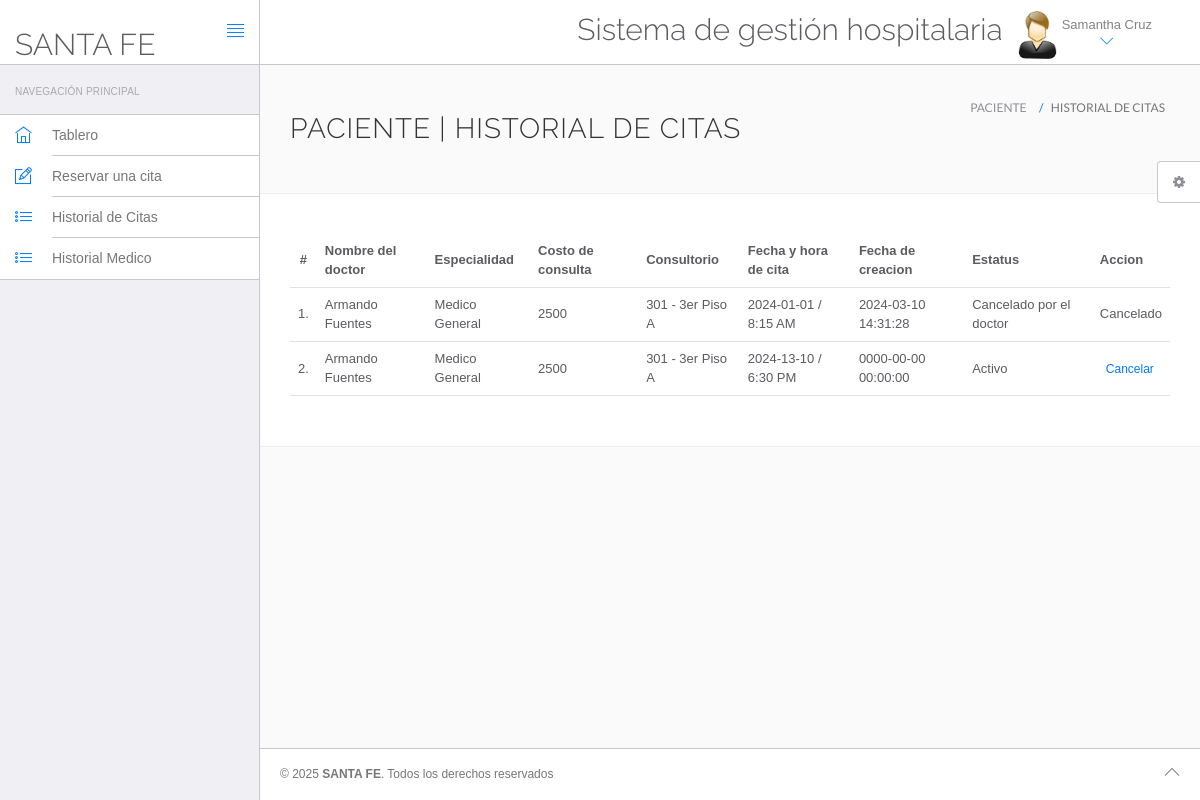
Page /hms/appointment-history.php (signed in) on the committed database.
### tables this page shows
CREATE TABLE `users` (
  `id` int(11) NOT NULL AUTO_INCREMENT,
  `fullName` varchar(255) DEFAULT NULL,
  `address` longtext DEFAULT NULL,
  `city` varchar(255) DEFAULT NULL,
  `gender` varchar(255) DEFAULT NULL,
  `email` varchar(255) DEFAULT NULL,
  `password` varchar(255) DEFAULT NULL,
  `regDate` timestamp NULL DEFAULT current_timestamp(),
  `updationDate` timestamp NULL DEFAULT NULL ON UPDATE current_timestamp(),
  PRIMARY KEY (`id`),
  KEY `email` (`email`)
);

CREATE TABLE `appointment` (
  `id` int(11) NOT NULL AUTO_INCREMENT,
  `doctorSpecialization` varchar(255) DEFAULT NULL,
  `doctorId` int(11) DEFAULT NULL,
  `userId` int(11) DEFAULT NULL,
  `consultancyFees` int(11) DEFAULT NULL,
  `appointmentDate` varchar(255) DEFAULT NULL,
  `appointmentTime` varchar(255) DEFAULT NULL,
  `postingDate` timestamp NULL DEFAULT current_timestamp(),
  `userStatus` int(11) DEFAULT NULL,
  `doctorStatus` int(11) DEFAULT NULL,
  `updationDate` timestamp NULL DEFAULT NULL ON UPDATE current_timestamp(),
  PRIMARY KEY (`id`)
);

CREATE TABLE `doctors` (
  `id` int(11) NOT NULL AUTO_INCREMENT,
  `specilization` varchar(255) DEFAULT NULL,
  `doctorName` varchar(255) DEFAULT NULL,
  `address` longtext DEFAULT NULL,
  `docFees` varchar(255) DEFAULT NULL,
  `contactno` bigint(11) DEFAULT NULL,
  `consultorio` varchar(255) DEFAULT NULL,
  `docEmail` varchar(255) DEFAULT NULL,
  `password` varchar(255) DEFAULT NULL,
  `creationDate` timestamp NULL DEFAULT current_timestamp(),
  `updationDate` timestamp NULL DEFAULT NULL ON UPDATE current_timestamp(),
  PRIMARY KEY (`id`)
);

### hms/appointment-history.php (the view, shortened to what this page needs)
<?php
include('include/config.php');
?>
<!DOCTYPE html>
<html lang="en">
	<head>
		<link rel="stylesheet" href="vendor/bootstrap/css/bootstrap.min.css">
		<link rel="stylesheet" href="vendor/fontawesome/css/font-awesome.min.css">
		<link rel="stylesheet" href="vendor/themify-icons/themify-icons.min.css">
		<link href="vendor/animate.css/animate.min.css" rel="stylesheet" media="screen">
		<link href="vendor/perfect-scrollbar/perfect-scrollbar.min.css" rel="stylesheet" media="screen">
		<link href="vendor/switchery/switchery.min.css" rel="stylesheet" media="screen">
		<link href="vendor/bootstrap-touchspin/jquery.bootstrap-touchspin.min.css" rel="stylesheet" media="screen">
		<link href="vendor/select2/select2.min.css" rel="stylesheet" media="screen">
		<link href="vendor/bootstrap-datepicker/bootstrap-datepicker3.standalone.min.css" rel="stylesheet" media="screen">
		<link href="vendor/bootstrap-timepicker/bootstrap-timepicker.min.css" rel="stylesheet" media="screen">
		<link rel="stylesheet" href="assets/css/styles.css">
		<link rel="stylesheet" href="assets/css/plugins.css">
		<link rel="stylesheet" href="assets/css/themes/theme-1.css" id="skin_color" />
	</head>
	<body>
		<div id="app">
<?php include('include/sidebar.php');?>
			<div class="app-content">
					<?php include('include/header.php');?>
				<div class="main-content" >
					<div class="wrap-content container" id="container">
						<section id="page-title">
							<div class="row">
								<div class="col-sm-8">
									<h1 class="mainTitle">PACIENTE | HISTORIAL DE CITAS</h1>
																	</div>
								<ol class="breadcrumb">
									<li>
										<span>PACIENTE </span>
									</li>
									<li class="active">
										<span>HISTORIAL DE CITAS</span>
									</li>
								</ol>
							</div>
						</section>
						<div class="container-fluid container-fullw bg-white">
									<div class="row">
								<div class="col-md-12">
									<table class="table table-hover" id="sample-table-1">
										<thead>
											<tr>
												<th class="center">#</th>
												<th class="hidden-xs">Nombre del doctor</th>
												<th>Especialidad</th>
												<th>Costo de consulta</th>
												<th>Consultorio</th>
												<th>Fecha y hora de cita </th>
												<th>Fecha de creacion</th>
												<th>Estatus</th>
												<th>Accion</th>
											</tr>
										</thead>
										<tbody>
<?php
$sql = mysqli_query($con, "SELECT doctors.doctorName AS docname, doctors.consultorio, appointment.* FROM appointment JOIN doctors ON doctors.id = appointment.doctorId WHERE appointment.userId='" . $_SESSION['id'] . "'");
$cnt=1;
while($row=mysqli_fetch_array($sql))
{
?>
											<tr>
												<td class="center"><?php echo $cnt;?>.</td>
												<td class="hidden-xs"><?php echo $row['docname'];?></td>
												<td><?php echo $row['doctorSpecialization'];?></td>
												<td><?php echo $row['consultancyFees'];?></td>
												<td><?php echo $row['consultorio'];?></td>
												<td><?php echo $row['appointmentDate'];?> / <?php echo
												 $row['appointmentTime'];?>
												</td>
												<td><?php echo $row['postingDate'];?></td>
												<td>
<?php if(($row['userStatus']==1) && ($row['doctorStatus']==1))
{
	echo "Activo";
}
if(($row['userStatus']==1) && ($row['doctorStatus']==0))
{
	echo "Cancelado por el doctor";
}
												?></td>
												<td >
												<div class="visible-md visible-lg hidden-sm hidden-xs">
							<?php if(($row['userStatus']==1) && ($row['doctorStatus']==1))
{ ?>
	<a href="appointment-history.php?id=<?php echo $row['id']?>&cancel=update" onClick="return confirm('Estas seguro de cancelar esta cita?')"class="btn btn-transparent btn-xs tooltips" title="Cancelar" tooltip-placement="top" tooltip="Remove">Cancelar</a>
	<?php } else {
		echo "Cancelado";
		} ?>
												</div>
												</td>
											</tr>
											<?php
$cnt=$cnt+1;
											 }?>
										</tbody>
									</table>
								</div>
							</div>
								</div>
					</div>
				</div>
			</div>
	<?php include('include/footer.php');?>
	<?php include('include/setting.php');?>
		</div>
	</body>
</html>

### hms/include/header.php (shortened to what this page needs)
<header class="navbar navbar-default navbar-static-top">
					<div class="navbar-header">
						<a class="navbar-brand" href="#">
							<h2 style="padding-top:20% ">SANTA FE</h2>
						</a>
						<a href="#" class="sidebar-toggler pull-right visible-md visible-lg" data-toggle-class="app-sidebar-closed" data-toggle-target="#app">
							<i class="ti-align-justify"></i>
						</a>
					</div>
					<div class="navbar-collapse collapse">
						<ul class="nav navbar-right">
								<li  style="padding-top:2% ">
								<h2>Sistema de gestión hospitalaria</h2>
							</li>
							<li class="dropdown current-user">
								<a href class="dropdown-toggle" data-toggle="dropdown">
									<img src="assets/images/images.jpg"> <span class="username">
									<?php $query=mysqli_query($con,"select fullName from users where id='".$_SESSION['id']."'");
while($row=mysqli_fetch_array($query))
{
	echo $row['fullName'];
}
									?> <i class="ti-angle-down"></i></i></span>
								</a>
							</li>
						</ul>
					</div>
				</header>

### hms/assets/css/themes/theme-1.css (style rules this page uses)
body { background: #FAFAFA; }
header .navbar-header { background: #ffffff !important; border-right-color: #c8c7cc !important; border-bottom-color: #c8c7cc !important; }
header .navbar-header .sidebar-toggler, header .navbar-header .sidebar-mobile-toggler { color: #007aff !important; }
header .navbar-header .navbar-brand { color: #777 !important; }
header .navbar-collapse { background: #ffffff !important; border-bottom-color: #c8c7cc !important; box-shadow: none !important; }
header .navbar-collapse .navbar-right > li > a { color: #777; }
header .navbar-collapse .navbar-right > li > a i { color: #007aff !important; }

### rows in the picture
users: fullName "Samantha Cruz"
appointment: doctorId.doctorName "Armando Fuentes", doctorSpecialization "Medico General", consultancyFees "2500", doctorId.consultorio "301 - 3er Piso A", appointmentDate "2024-01-01", appointmentTime "8:15 AM", postingDate "2024-03-10 14:31:28", userStatus "Cancelado por el doctor"
appointment: doctorId.doctorName "Armando Fuentes", doctorSpecialization "Medico General", consultancyFees "2500", doctorId.consultorio "301 - 3er Piso A", appointmentDate "2024-13-10", appointmentTime "6:30 PM", postingDate "0000-00-00 00:00:00", userStatus "Activo"
